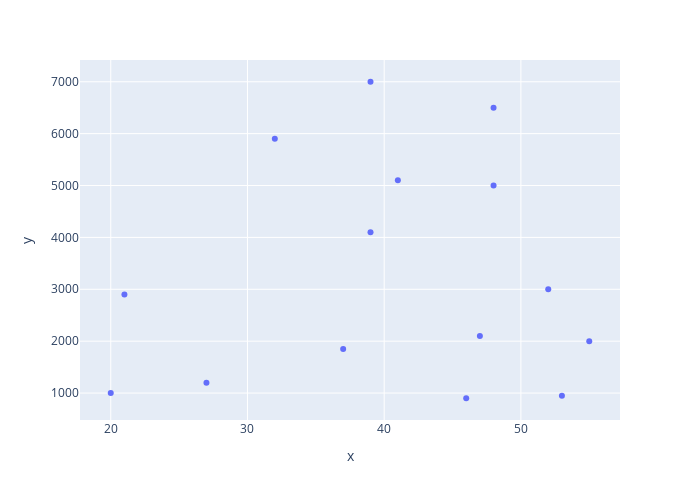

Notebook source saved alongside this figure:
### Code cell
grafico = px.scatter(x = x, y = y, height = 500, width = 700)
grafico.show()

### Figure 1 — Plotly figure (JSON) as saved in the notebook; plotly's stock layout.template omitted (floating-point values rounded to 4 significant figures)
{"data": [{"hovertemplate": "x=%{x}<br>y=%{y}<extra></extra>", "legendgroup": "", "marker": {"color": "#636efa", "symbol": "circle"}, "mode": "markers", "name": "", "orientation": "v", "showlegend": false, "type": "scatter", "x": [20, 27, 21, 37, 46, 53, 55, 47, 52, 32, 39, 41, 39, 48, 48], "xaxis": "x", "y": [1000, 1200, 2900, 1850, 900, 950, 2000, 2100, 3000, 5900, 4100, 5100, 7000, 5000, 6500], "yaxis": "y"}], "layout": {"height": 500, "legend": {"tracegroupgap": 0}, "margin": {"t": 60}, "width": 700, "xaxis": {"anchor": "y", "domain": [0, 1], "title": {"text": "x"}}, "yaxis": {"anchor": "x", "domain": [0, 1], "title": {"text": "y"}}}}
